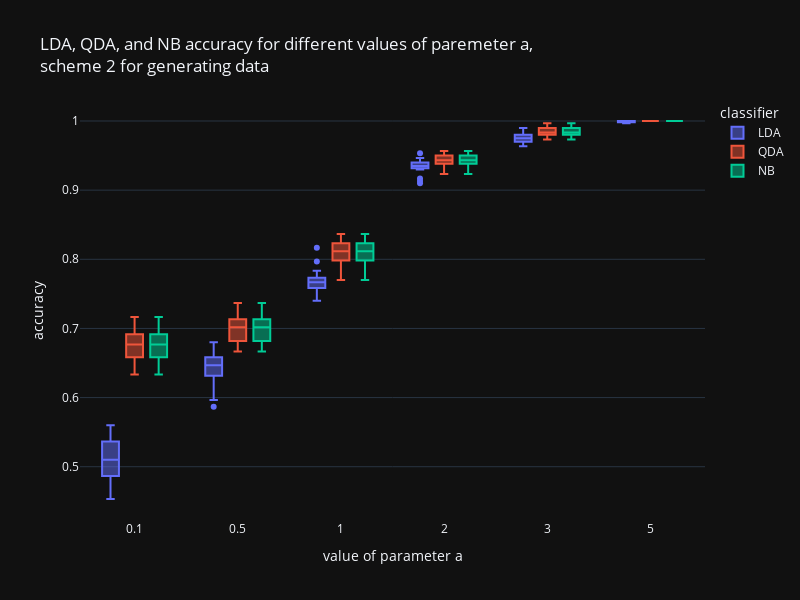

Source (notebook cell):
### Code cell
first_experiment(a_values = [0.1, 0.5, 1, 2, 3, 5], scheme='scheme 2 for generating data')

### Figure 1 — Plotly figure (JSON) as saved in the notebook; plotly's stock layout.template omitted (floating-point values rounded to 4 significant figures)
{"data": [{"alignmentgroup": "True", "hovertemplate": "classifier=LDA<br>value of parameter a=%{x}<br>accuracy=%{y}<extra></extra>", "legendgroup": "LDA", "marker": {"color": "#636efa"}, "name": "LDA", "notched": false, "offsetgroup": "LDA", "orientation": "v", "showlegend": true, "x": ["0.1", "0.1", "0.1", "0.1", "0.1", "0.1", "0.1", "0.1", "0.1", "0.1", "0.1", "0.1", "0.1", "0.1", "0.1", "0.1", "0.1", "0.1", "0.1", "0.1", "0.5", "0.5", "0.5", "0.5", "0.5", "0.5", "0.5", "0.5", "0.5", "0.5", "0.5", "0.5", "0.5", "0.5", "0.5", "0.5", "0.5", "0.5", "0.5", "0.5", "1", "1", "1", "1", "1", "1", "1", "1", "1", "1", "1", "1", "1", "1", "1", "1", "1", "1", "1", "1", "2", "2", "2", "2", "2", "2", "2", "2", "2", "2", "2", "2", "2", "2", "2", "2", "2", "2", "2", "2", "3", "3", "3", "3", "3", "3", "3", "3", "3", "3", "3", "3", "3", "3", "3", "3", "3", "3", "3", "3", "5", "5", "5", "5", "5", "5", "5", "5", "5", "5", "5", "5", "5", "5", "5", "5", "5", "5", "5", "5"], "x0": " ", "xaxis": "x", "y": [0.5133, 0.4967, 0.5233, 0.56, 0.4867, 0.4833, 0.5567, 0.4667, 0.5367, 0.5233, 0.5467, 0.5567, 0.49, 0.4867, 0.5367, 0.5067, 0.4533, 0.51, 0.51, 0.4633, 0.5867, 0.6067, 0.6633, 0.62, 0.65, 0.6433, 0.6567, 0.6667, 0.67, 0.68, 0.6233, 0.5967, 0.6467, 0.6467, 0.6467, 0.65, 0.64, 0.66, 0.65, 0.6467, 0.7833, 0.8167, 0.7667, 0.7767, 0.76, 0.7433, 0.7633, 0.7833, 0.7533, 0.7533, 0.7667, 0.7667, 0.7567, 0.77, 0.76, 0.76, 0.74, 0.77, 0.7667, 0.7967, 0.94, 0.94, 0.9333, 0.9333, 0.9167, 0.93, 0.93, 0.94, 0.9467, 0.94, 0.91, 0.9333, 0.9533, 0.9333, 0.94, 0.9133, 0.9467, 0.9333, 0.9433, 0.9367, 0.9867, 0.9667, 0.9667, 0.9767, 0.9767, 0.9867, 0.97, 0.97, 0.98, 0.9733, 0.99, 0.9767, 0.98, 0.9767, 0.9633, 0.9667, 0.97, 0.9833, 0.9733, 0.97, 1.0, 0.9967, 1.0, 1.0, 1.0, 0.9967, 1.0, 1.0, 0.9967, 1.0, 1.0, 1.0, 0.9967, 1.0, 1.0, 1.0, 1.0, 1.0, 1.0, 0.9967], "y0": " ", "yaxis": "y", "type": "box"}, {"alignmentgroup": "True", "hovertemplate": "classifier=QDA<br>value of parameter a=%{x}<br>accuracy=%{y}<extra></extra>", "legendgroup": "QDA", "marker": {"color": "#EF553B"}, "name": "QDA", "notched": false, "offsetgroup": "QDA", "orientation": "v", "showlegend": true, "x": ["0.1", "0.1", "0.1", "0.1", "0.1", "0.1", "0.1", "0.1", "0.1", "0.1", "0.1", "0.1", "0.1", "0.1", "0.1", "0.1", "0.1", "0.1", "0.1", "0.1", "0.5", "0.5", "0.5", "0.5", "0.5", "0.5", "0.5", "0.5", "0.5", "0.5", "0.5", "0.5", "0.5", "0.5", "0.5", "0.5", "0.5", "0.5", "0.5", "0.5", "1", "1", "1", "1", "1", "1", "1", "1", "1", "1", "1", "1", "1", "1", "1", "1", "1", "1", "1", "1", "2", "2", "2", "2", "2", "2", "2", "2", "2", "2", "2", "2", "2", "2", "2", "2", "2", "2", "2", "2", "3", "3", "3", "3", "3", "3", "3", "3", "3", "3", "3", "3", "3", "3", "3", "3", "3", "3", "3", "3", "5", "5", "5", "5", "5", "5", "5", "5", "5", "5", "5", "5", "5", "5", "5", "5", "5", "5", "5", "5"], "x0": " ", "xaxis": "x", "y": [0.6767, 0.66, 0.6467, 0.6733, 0.6967, 0.6767, 0.6767, 0.69, 0.6567, 0.6933, 0.7167, 0.65, 0.6333, 0.6933, 0.67, 0.6567, 0.67, 0.6867, 0.6767, 0.7033, 0.6667, 0.6667, 0.7133, 0.68, 0.72, 0.7133, 0.7133, 0.7033, 0.6933, 0.7367, 0.6933, 0.67, 0.72, 0.6667, 0.6967, 0.7, 0.7033, 0.7067, 0.6833, 0.7067, 0.8233, 0.8367, 0.8267, 0.8067, 0.8233, 0.7833, 0.8167, 0.82, 0.8233, 0.8133, 0.8033, 0.8, 0.7933, 0.8133, 0.7967, 0.77, 0.78, 0.81, 0.8067, 0.8267, 0.9467, 0.95, 0.9433, 0.9533, 0.9333, 0.9433, 0.9333, 0.9467, 0.94, 0.94, 0.9433, 0.9533, 0.9533, 0.93, 0.95, 0.9233, 0.9367, 0.94, 0.9567, 0.9433, 0.9967, 0.9833, 0.9867, 0.9867, 0.98, 0.9933, 0.98, 0.9767, 0.99, 0.99, 0.99, 0.9833, 0.9833, 0.9933, 0.9833, 0.98, 0.98, 0.99, 0.9733, 0.9767, 1.0, 1.0, 1.0, 1.0, 1.0, 1.0, 1.0, 1.0, 1.0, 1.0, 1.0, 1.0, 1.0, 1.0, 1.0, 1.0, 1.0, 1.0, 1.0, 1.0], "y0": " ", "yaxis": "y", "type": "box"}, {"alignmentgroup": "True", "hovertemplate": "classifier=NB<br>value of parameter a=%{x}<br>accuracy=%{y}<extra></extra>", "legendgroup": "NB", "marker": {"color": "#00cc96"}, "name": "NB", "notched": false, "offsetgroup": "NB", "orientation": "v", "showlegend": true, "x": ["0.1", "0.1", "0.1", "0.1", "0.1", "0.1", "0.1", "0.1", "0.1", "0.1", "0.1", "0.1", "0.1", "0.1", "0.1", "0.1", "0.1", "0.1", "0.1", "0.1", "0.5", "0.5", "0.5", "0.5", "0.5", "0.5", "0.5", "0.5", "0.5", "0.5", "0.5", "0.5", "0.5", "0.5", "0.5", "0.5", "0.5", "0.5", "0.5", "0.5", "1", "1", "1", "1", "1", "1", "1", "1", "1", "1", "1", "1", "1", "1", "1", "1", "1", "1", "1", "1", "2", "2", "2", "2", "2", "2", "2", "2", "2", "2", "2", "2", "2", "2", "2", "2", "2", "2", "2", "2", "3", "3", "3", "3", "3", "3", "3", "3", "3", "3", "3", "3", "3", "3", "3", "3", "3", "3", "3", "3", "5", "5", "5", "5", "5", "5", "5", "5", "5", "5", "5", "5", "5", "5", "5", "5", "5", "5", "5", "5"], "x0": " ", "xaxis": "x", "y": [0.6767, 0.66, 0.6467, 0.6733, 0.6967, 0.6767, 0.6767, 0.69, 0.6567, 0.6933, 0.7167, 0.65, 0.6333, 0.6933, 0.67, 0.6567, 0.67, 0.6867, 0.6767, 0.7033, 0.6667, 0.6667, 0.7133, 0.68, 0.72, 0.7133, 0.7133, 0.7033, 0.6933, 0.7367, 0.6933, 0.67, 0.72, 0.6667, 0.6967, 0.7, 0.7033, 0.7067, 0.6833, 0.7067, 0.8233, 0.8367, 0.8267, 0.8067, 0.8233, 0.7833, 0.8167, 0.82, 0.8233, 0.8133, 0.8033, 0.8, 0.7933, 0.8133, 0.7967, 0.77, 0.78, 0.81, 0.8067, 0.8267, 0.9467, 0.95, 0.9433, 0.9533, 0.9333, 0.9433, 0.9333, 0.9467, 0.94, 0.94, 0.9433, 0.9533, 0.9533, 0.93, 0.95, 0.9233, 0.9367, 0.94, 0.9567, 0.9433, 0.9967, 0.9833, 0.9867, 0.9867, 0.98, 0.9933, 0.98, 0.9767, 0.99, 0.99, 0.99, 0.9833, 0.9833, 0.9933, 0.9833, 0.98, 0.98, 0.99, 0.9733, 0.9767, 1.0, 1.0, 1.0, 1.0, 1.0, 1.0, 1.0, 1.0, 1.0, 1.0, 1.0, 1.0, 1.0, 1.0, 1.0, 1.0, 1.0, 1.0, 1.0, 1.0], "y0": " ", "yaxis": "y", "type": "box"}], "layout": {"xaxis": {"anchor": "y", "domain": [0.0, 1.0], "title": {"text": "value of parameter a"}}, "yaxis": {"anchor": "x", "domain": [0.0, 1.0], "title": {"text": "accuracy"}}, "legend": {"title": {"text": "classifier"}, "tracegroupgap": 0}, "title": {"text": "LDA, QDA, and NB accuracy for different values of paremeter a, <br>scheme 2 for generating data"}, "boxmode": "group", "height": 600, "width": 800}}
